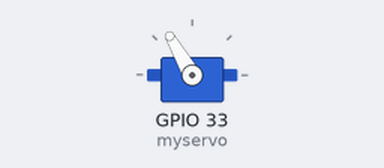
The sketch below on a simulated ESP32. Parts: servo.

Above: at 0.05 s.
Timing chart, 0 to 5.8 s (numbered marks = the images above):
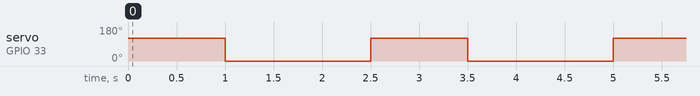

The sketch:

Motor_Control.ino
```cpp
#include <ESP32Servo.h>

Servo myservo;


void setup() {
  // put your setup code here, to run once:
  myservo.attach(33);

}

void loop() {
  // put your main code here, to run repeatedly:
  myservo.write(120);
  delay(1000);
  myservo.write(0);
  delay(1500);
  //myservo.write(20);
  //delay(100000);

}
```

Measured:
- by itself, servo on GPIO 33 (myservo): alternates 120° for 1.0 s and 0° for 1.5 s
